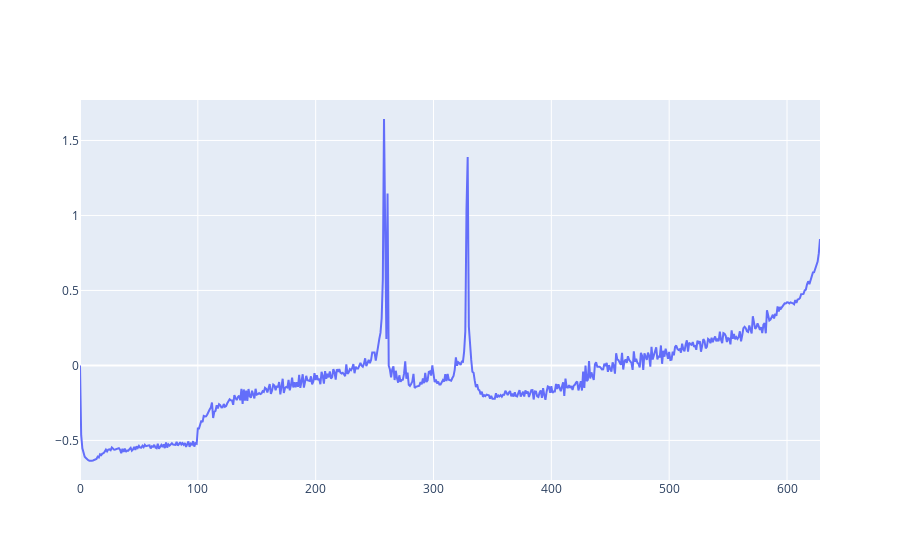

Here is the notebook cell this chart was saved with:
### Code cell
fig = go.Figure()

fig.add_scatter(x=list(range(len(score))), y=score, name='biggest anomalies')

fig.show()

### Figure 1 — Plotly figure (JSON) as saved in the notebook; plotly's stock layout.template omitted (floating-point values rounded to 4 significant figures; data arrays with more than 128 entries replaced by an {"elided": "..."} marker saying what was removed)
{"data": [{"name": "biggest anomalies", "type": "scatter", "x": {"elided": "629 int values"}, "y": {"elided": "629 float values"}}], "layout": {}}
